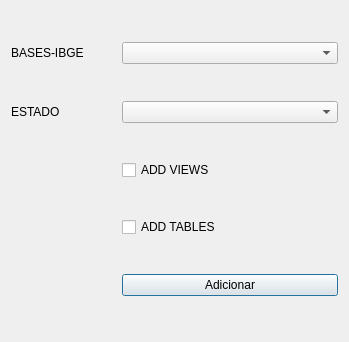
<?xml version="1.0" encoding="UTF-8"?>
<ui version="4.0">
 <class>GerarvisaoDialogBase</class>
 <widget class="QDialog" name="GerarvisaoDialogBase">
  <property name="geometry">
   <rect>
    <x>0</x>
    <y>0</y>
    <width>349</width>
    <height>342</height>
   </rect>
  </property>
  <property name="windowTitle">
   <string>IBGE bases Estados</string>
  </property>
  <layout class="QGridLayout" name="gridLayout">
   <item row="3" column="1">
    <widget class="QCheckBox" name="checkBox2">
     <property name="text">
      <string>ADD TABLES</string>
     </property>
    </widget>
   </item>
   <item row="1" column="1" colspan="2">
    <widget class="QComboBox" name="comboBox"/>
   </item>
   <item row="0" column="0">
    <widget class="QLabel" name="label_4">
     <property name="text">
      <string>BASES-IBGE</string>
     </property>
    </widget>
   </item>
   <item row="2" column="1">
    <widget class="QCheckBox" name="checkBox">
     <property name="text">
      <string>ADD VIEWS</string>
     </property>
    </widget>
   </item>
   <item row="4" column="1" colspan="2">
    <widget class="QPushButton" name="pushButton">
     <property name="text">
      <string>Adicionar</string>
     </property>
    </widget>
   </item>
   <item row="0" column="1" colspan="2">
    <widget class="QComboBox" name="comboBox2"/>
   </item>
   <item row="1" column="0">
    <widget class="QLabel" name="label_5">
     <property name="text">
      <string>ESTADO</string>
     </property>
    </widget>
   </item>
  </layout>
 </widget>
 <resources/>
 <connections/>
</ui>
